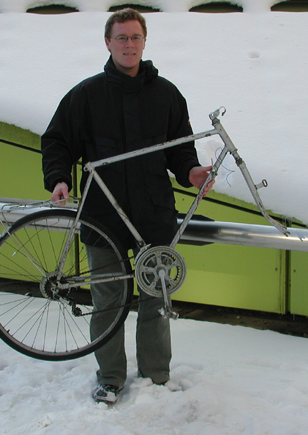
#> input picture Kod/Train/test_img/test3.png, 308 x 435 px, given as the content of the folder Train/test_img/test3.png, which was not available
$ python getFeatures.py Train/test_img/test3.png Train/test_img/test4.png Train/test_img/test4.png Train/test_img/test4.png   (Python 2 division)
#> lines starting #> are read from the running program, lines starting #| are printed output that depends on the picture
#!/usr/bin/env python
 # -*- coding: utf-8 -*-

import sys
import cv2
import re
import numpy as np
import os, sys
from skimage.feature import hog
import csv, random

HEIGHT = 128.0
WIDTH = 64.0

DEFAULT_POS = 1
DEFAULT_NEG = 0
DEFAULT_CUTS = 3


# [30 lines left out: function getTrainingExample, not called in this run]


def getTrainingSet(picFolder, descFolder):
#> called with picFolder = 'Train/test_img/test3.png', descFolder = 'Train/test_img/test4.png'
	imageSet = []
	for imName in os.listdir(picFolder):
		image = cv2.imread(os.path.join(picFolder, imName))
#> image is the input picture: shape (435, 308, 3); mean B, G, R 120.1, 128.7, 122.9
		if len(image.shape) == 3:
			image = cv2.cvtColor(image, cv2.COLOR_BGR2GRAY)
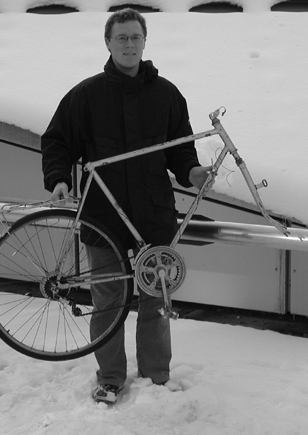
#> image: shape (435, 308); min 0, max 255, mean 126
		txtName = os.path.join(descFolder, imName[0:-4] + ".txt")
		txtFile = open(txtName)
		text = txtFile.read()
		images = getTrainingExample(image, text)
		imageSet = imageSet + images
	return imageSet


# REZANJE NEGATIVA

#metoda koja prima putanju do foldera negativa
#poziva metodu za rezanje podslika
#vrati skup slika iz kojih se uzimaju znacajke
# [24 lines left out: functions getNegImageSet, cutRandomSubImage, not called in this run]

#

# RAD s csv datotekama

#zapisuje header csv datoteke
#params: csv writer Obj, broj elementa u opisniku
def writeHeader(writerObj, N):
	header = ['f' + str(x) for x in range(0, N)]; header.append("class")
	writerObj.writerow(header)

#zapisuje redak csv datoteke
#params: csv writerObj, opisnik, klasa
def writeHogDescriptor(writerObj, fd, c):
	row = fd.tolist(); row.append(c)
	writerObj.writerow(row)

#zapisuje csv file
#prima lokaciju izlaznog fajla, opisnike pozitiva i negativa
# [29 lines left out: functions writeCSVFile, getHogDescriptor, getFeatures, not called in this run]

#glavna funkcija
def getAllFeatures(picFolder, descFolder, csvFile, negPicFolder):
	ORN = 8 ; PIX = (16,16); BLOCK = (1,1) # parametri za HOG

	#ovo bude izrezalo pozitive i uzelo znacajke
	pos_images = getTrainingSet(picFolder, descFolder)
	pos_features = getFeatures(pos_images, ORN, PIX, BLOCK)

	#ovo bude izrezalo negative i uzelo znacajke
	neg_images = getNegImageSet(negPicFolder)
	neg_features = getFeatures(neg_images, ORN, PIX, BLOCK)

	writeCSVFile(csvFile, pos_features, neg_features)


def main():
	#predvideni parametri
	#1: pozitivi_slike folder	2: opisnici pozitiva folder
	#3: negativi_slike 			4: izlazna csv datoteka

	try:
		getAllFeatures(sys.argv[ 1 ], sys.argv[ 2 ], sys.argv[ 4 ], sys.argv[ 3 ])
	except:
		print 'Doslo je do greske! :)'

if __name__ == "__main__":
	main()

$ run again, on Kod/Train/test_img/test4.png
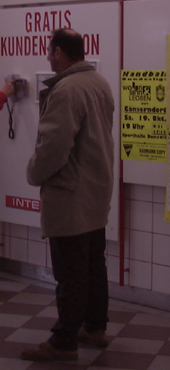
#> input picture Kod/Train/test_img/test4.png, 170 x 370 px, given as the content of the folder Train/test_img/test4.png, which was not available
#> in getTrainingSet, image is the input picture: shape (370, 170, 3); mean B, G, R 57.7, 55.2, 74.4
#> in getTrainingSet, `image = cv2.cvtColor(image, cv2.COLOR_BGR2GRAY)`:
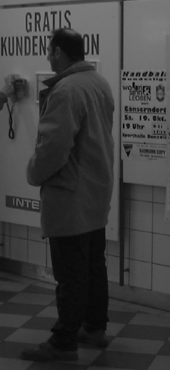
#> image: shape (370, 170); min 1, max 141, mean 61.2
